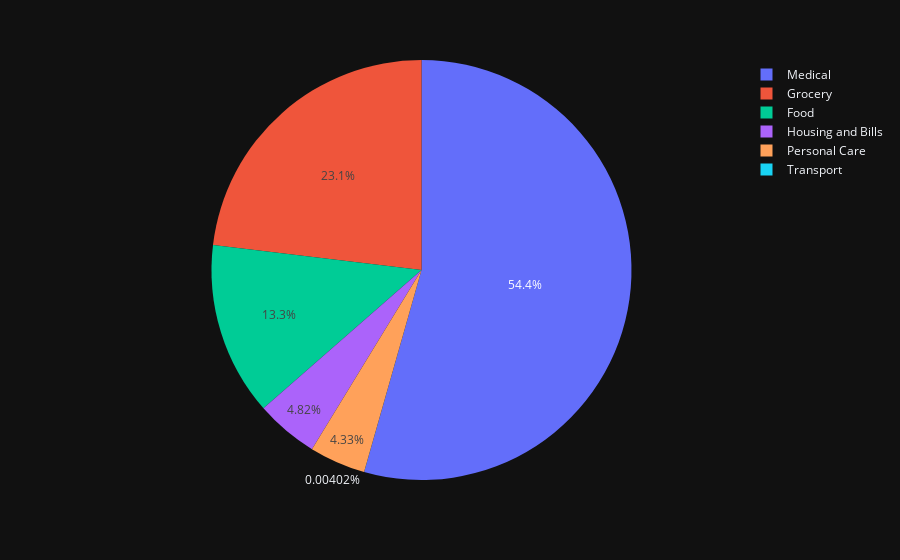

Notebook code for this chart:
### Code cell
fig = px.pie(expenses_dataset, values="Total", names="Category")
fig.show()

### Figure 1 — Plotly figure (JSON) as saved in the notebook; plotly's stock layout.template omitted (floating-point values rounded to 4 significant figures; data arrays with more than 128 entries replaced by an {"elided": "..."} marker saying what was removed)
{"data": [{"domain": {"x": [0.0, 1.0], "y": [0.0, 1.0]}, "hovertemplate": "Category=%{label}<br>Total=%{value}<extra></extra>", "labels": {"elided": "29759 str values"}, "legendgroup": "", "name": "", "showlegend": true, "values": {"elided": "29759 int values"}, "type": "pie"}], "layout": {"legend": {"tracegroupgap": 0}, "margin": {"t": 60}}}
